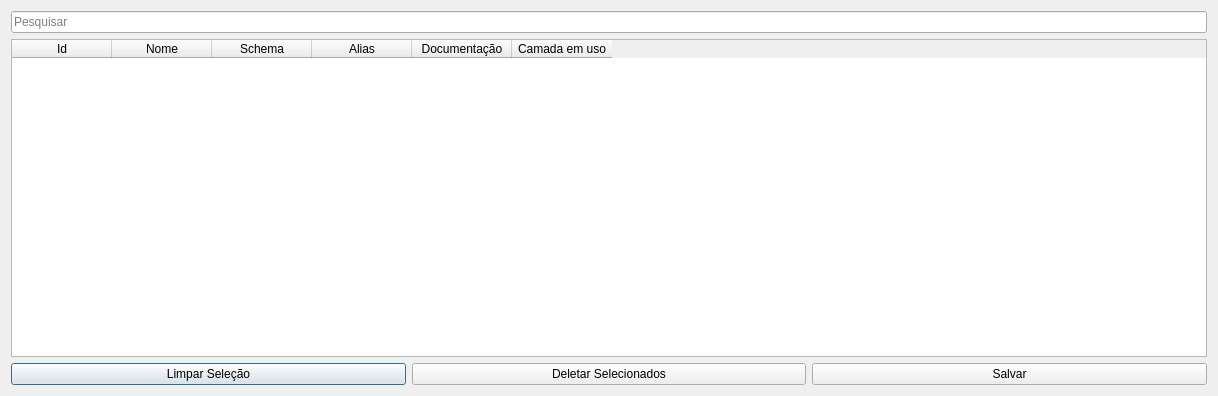
<?xml version="1.0" encoding="UTF-8"?>
<ui version="4.0">
 <class>Dialog</class>
 <widget class="QDialog" name="Dialog">
  <property name="geometry">
   <rect>
    <x>0</x>
    <y>0</y>
    <width>1218</width>
    <height>396</height>
   </rect>
  </property>
  <property name="windowTitle">
   <string>Editar Camadas</string>
  </property>
  <layout class="QGridLayout" name="gridLayout">
   <item row="0" column="0">
    <widget class="QLineEdit" name="searchLe">
     <property name="placeholderText">
      <string>Pesquisar</string>
     </property>
    </widget>
   </item>
   <item row="1" column="0">
    <widget class="QTableWidget" name="tableWidget">
     <column>
      <property name="text">
       <string>Id</string>
      </property>
     </column>
     <column>
      <property name="text">
       <string>Nome</string>
      </property>
     </column>
     <column>
      <property name="text">
       <string>Schema</string>
      </property>
     </column>
     <column>
      <property name="text">
       <string>Alias</string>
      </property>
     </column>
     <column>
      <property name="text">
       <string>Documentação</string>
      </property>
     </column>
     <column>
      <property name="text">
       <string>Camada em uso</string>
      </property>
     </column>
    </widget>
   </item>
   <item row="2" column="0">
    <layout class="QHBoxLayout" name="horizontalLayout">
     <item>
      <widget class="QPushButton" name="clearSelectionBtn">
       <property name="text">
        <string>Limpar Seleção</string>
       </property>
      </widget>
     </item>
     <item>
      <widget class="QPushButton" name="delBtn">
       <property name="text">
        <string>Deletar Selecionados</string>
       </property>
      </widget>
     </item>
     <item>
      <widget class="QPushButton" name="saveBtn">
       <property name="text">
        <string>Salvar</string>
       </property>
      </widget>
     </item>
    </layout>
   </item>
  </layout>
 </widget>
 <resources/>
 <connections/>
</ui>
